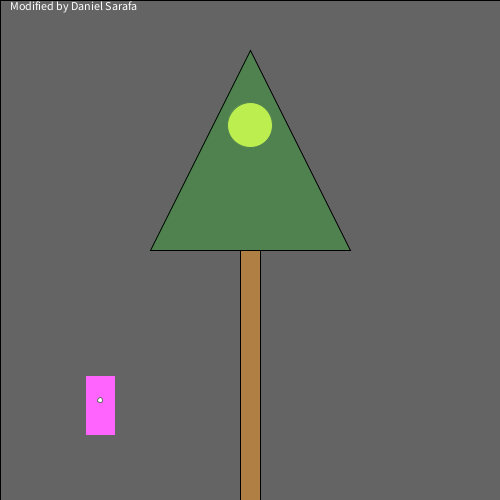
Frame 1 (no input)
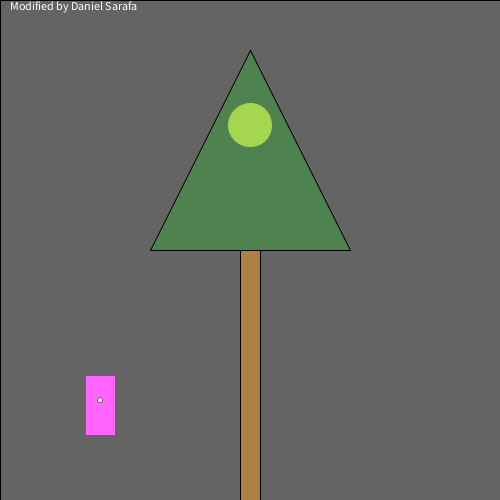
Frame 60 (the mouse pressed at the canvas centre just before this capture)
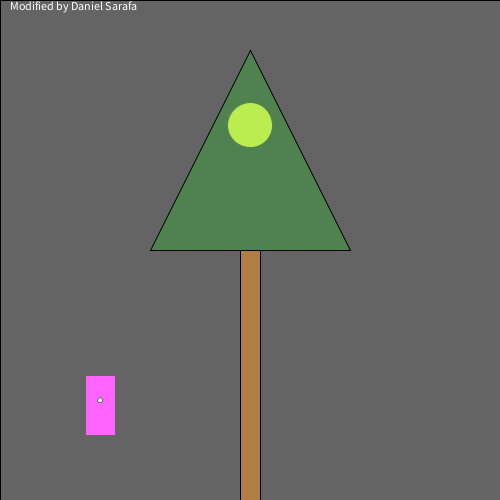
Frame 120 (the mouse held since frame 60 and released just before this capture)

The Processing sketch that drew these frames (run headless with seeded random() and noise(); from frame 60 on, the mouse is pressed at the canvas centre):

// Processing sketch: processing_160184
// ── processing_160184.pde

/*
  Norm Krumpe
  September 22, 2012
  Models a light that is triggered by motion (in this case, motion
  of the mouse).  The light also has a timer.  So, motion turns on the
  light, but a certain amount of time passing with no motion will
  cause the light to turn off again.
*/

// How close you need to get to the
// light sensor in order to turn on
// the light.  Higher values make it
// easier to trigger the light.  Distance
// is measured in pixels.
final int TRIGGER_DISTANCE = 50;

// The location of the sensor:
final int SWITCH_CENTER_X = 100;
final int SWITCH_CENTER_Y = 400;

// seconds until light shuts off automatically when there is no motion
final float SECONDS_UNTIL_AUTO_SHUTOFF = 10; 

// Light will initially be on because of this next value.
// Want the light off initially?  
// Set this to something less than SECONDS_UNTIL_AUTO_SHUTOFF
float timeOfLastTrigger = 0; 
boolean revealTriggerRegion = false;

// Just choose a window size
void setup() {
  size(500, 500);
}

// Each time the mouse moves, check to see
// if it triggered the motion sensor
void mouseMoved() {
  if (motionSensorWasTriggered()) {
    timeOfLastTrigger = millis()/1000.0;
  }
}

// When a key is pressed, toggle the "cheat" that
// reveals the motion sensor's trigger region.
void keyPressed() {
  revealTriggerRegion = !revealTriggerRegion;
}

// Draw the various parts of the scene
void draw() {
  background(0);
  fill(255);
text("Modified by Daniel Sarafa", 10, 10);
  drawLightSwitch();
  drawLamp();  
  drawTriggerRegion();
}

// Draws all components of the lamp
void drawLamp() {
  drawLight();
  fill(0, 255, 0, 50);
  triangle(250, 50, 150, 250, 350, 250);
  fill(175, 127, 67);
  rect(240, 250, 20, 250);
  
 }

// How the light gets drawn depends on whether
// the lightbulb is lit.
void drawLight() {

  if (secondsSinceLastTrigger() < SECONDS_UNTIL_AUTO_SHUTOFF) {
    // If the light is on:
    int strength = (int)random(156, 256);
    fill(strength, strength, 0);
    ellipse(250, 125, 45, 45);
    fill(255, 100);
    rect(0, 0, width, height);
  }

  else {
    // Light is off:
    fill(10, 10, 0);
    ellipse(250, 125, 45, 45);
  }
}

// Draw the light switch/sensor
void drawLightSwitch() {
  fill(255, 0, 255);
  rect(SWITCH_CENTER_X - 15, SWITCH_CENTER_Y - 25, 30, 60);
  fill(255);
  ellipse(SWITCH_CENTER_X, SWITCH_CENTER_Y, 5, 5);
}

// Return true if the mouse triggered the sensor
boolean motionSensorWasTriggered() {
  return distanceFromLightSwitch() < TRIGGER_DISTANCE;
}

// Compute the distance between the mouse and the sensor
float distanceFromLightSwitch() {  
  return dist(mouseX, mouseY, SWITCH_CENTER_X, SWITCH_CENTER_Y);
}

// Determine how long it has been since the motion sensor
// was last turned on.
float secondsSinceLastTrigger() {
  return millis()/1000.0 - timeOfLastTrigger;
}

// Show a "cheat" region so that you know where the mouse
// needs to go in order to trigger the light sensor
void drawTriggerRegion() {
  if (revealTriggerRegion) {
    fill(255, 25);
    ellipse(SWITCH_CENTER_X, SWITCH_CENTER_Y, 
    TRIGGER_DISTANCE, TRIGGER_DISTANCE);
  }
}
